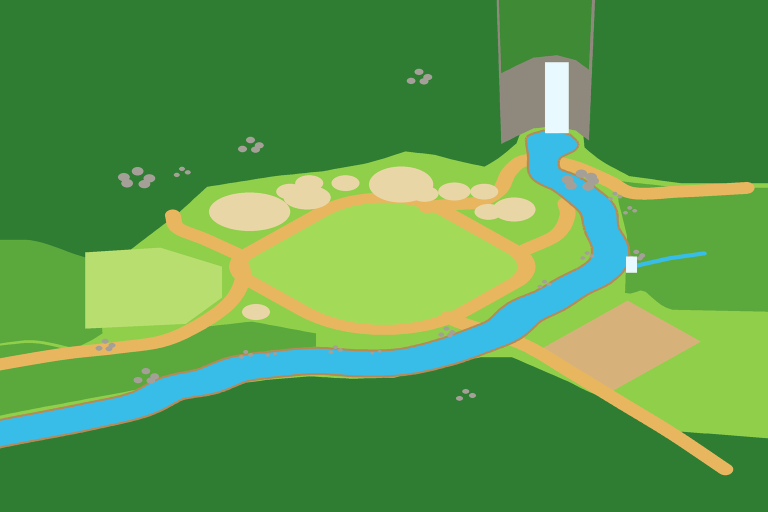
#> input picture art/backdrop/layout-v1.png, 1536 x 1024 px (shown at 1/2 size)
$ python recolor-layout.py
#> lines starting #> are read from the running program, lines starting #| are printed output that depends on the picture; after the words box and inside, x2 and y2 are one past the last pixel; in counts of white or black regions, pixels touching at a corner belong together
# Makes 1-layout.png from layout-v1.png, the layout where the painting had every tree, rock and flower in it.
# In 1-layout.png the painting keeps only the ground and the dense forest at the back and the sides: the open
# woodland and the forest at the front (past the river) become bare forest floor, and the boulders along the river
# and among the front trees are taken out. The game adds those trees, bushes, flowers and rocks in 3D.
#
#   python3 recolor-layout.py
import json
from pathlib import Path

import numpy as np
from PIL import Image, ImageDraw
from scipy import ndimage

HERE = Path(__file__).parent

# The colours layout-v1.png is drawn in. Its edges are smoothed, so a pixel there is a mix of two of them.
PALETTE = {
    'dense': '#2f7d33', 'grass': '#8fcf4a', 'medium': '#5ba83c', 'lawn': '#a3db58', 'river': '#37bde8',
    'riverEdge': '#b78955', 'road': '#e8b65f', 'meadow': '#b9de70', 'pad': '#e9d6a6', 'fields': '#d6b27a',
    'clifftop': '#3e8a35', 'cliff': '#8f897d', 'falls': '#e8f9ff', 'rock': '#a4a098',
}
FOREST_FLOOR = '#7d8c3c'
# The boulder clusters kept in the painting, by their index in layout-marks.json's rocks (ROCKS in valleyMap.js):
# the outcrops in the forest at the back.
KEEP_ROCKS = {0, 1, 2, 3}


def rgb(hex_):
    return np.array([int(hex_[i:i + 2], 16) for i in (1, 3, 5)], float)


def polygon_mask(size, points, grow=0):
    img = Image.new('L', size, 0)
    ImageDraw.Draw(img).polygon([tuple(p) for p in points], fill=1)
    m = np.array(img, bool)
    return ndimage.binary_dilation(m, iterations=grow) if grow else m


def recolor(px, labels, names, where, old, new):
    """Shifts `old` to `new` inside `where`, and the share of `old` in the smoothed pixels along its edge."""
    a, b_new = rgb(PALETTE[old]), rgb(new)
    k = names.index(old)
    is_old = (labels == k) & where
    near = ndimage.binary_dilation(is_old, iterations=2) & where
    # Each pixel near the edge mixes `old` with the nearest colour that is not `old`.
    dist, idx = ndimage.distance_transform_edt(labels == k, return_indices=True)
    other = np.where(labels == k, labels[idx[0], idx[1]], labels)
    pal = np.stack([rgb(PALETTE[n]) for n in names])
    b = pal[other]
    ab = a - b
    w = np.clip(((px - b) * ab).sum(-1) / np.maximum((ab * ab).sum(-1), 1), 0, 1)
    w = np.where((labels == k) & (dist > 3), 1.0, w)
    w = np.where(other == k, 1.0, w)
    px[near] += w[near, None] * (b_new - a)


def main():
    marks = json.loads((HERE / 'layout-marks.json').read_text())
#> (reads art/backdrop/layout-marks.json from the repository)
    src = Image.open(HERE / 'layout-v1.png').convert('RGB')
#> src is the input picture: PIL image 1536x1024 RGB; mean R, G, B 90.8, 154.9, 76.2
    size = src.size
#> size = (1536, 1024)
    px = np.array(src, float)
    names = list(PALETTE)
    pal = np.stack([rgb(PALETTE[n]) for n in names])
    dist2 = np.stack([((px - c) ** 2).sum(-1) for c in pal], axis=-1)
    labels = np.argmin(dist2, axis=-1)
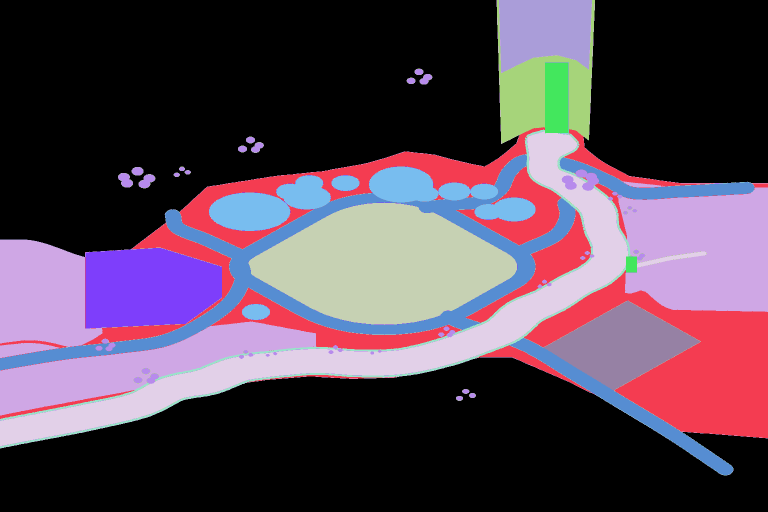
#> labels: shape (1024, 1536) int64 (shown at 1/2 size); 14 distinct labels, from 0 to 13; one colour per label, 0 black
    pure = dist2.min(-1) < 10 ** 2  # one colour, not a mix along an edge
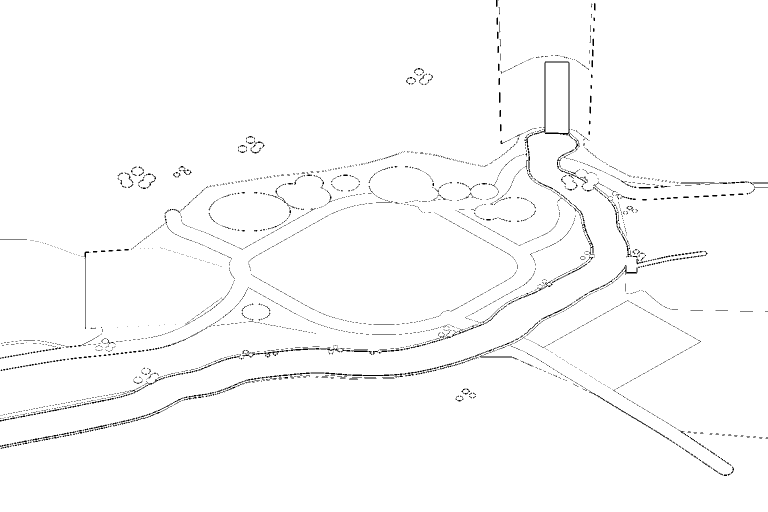
#> pure: shape (1024, 1536) bool (shown at 1/2 size); 98.5% white; black in thin lines or dots

    everywhere = np.ones(labels.shape, bool)
    recolor(px, labels, names, everywhere, 'medium', FOREST_FLOOR)
#> in recolor, `is_old = (labels == k) & where`: is_old: shape (1024, 1536) bool; 9% white; 611 white regions (600 under 20 px), largest, box (x1, y1, x2, y2) and area: (1236, 375, 1536, 624) 60798, (0, 643, 632, 831) 43033, (0, 480, 205, 694) 33933
#> in recolor, `near = ndimage.binary_dilation(is_old, iterations=2) & where`: near: shape (1024, 1536) bool; 10.2% white; 233 white regions (72 under 20 px), largest, box (x1, y1, x2, y2) and area: (1234, 373, 1536, 626) 63193, (0, 641, 634, 833) 45823, (0, 478, 207, 718) 37664
#> in recolor, `other = np.where(labels == k, labels[idx[0], idx[1]], labels)`: other: shape (1024, 1536) int64; 13 distinct labels, from 0 to 13
    front = polygon_mask(size, marks['dense'][1], grow=4)
#> in polygon_mask, `img = Image.new('L', size, 0)`: img: PIL image 1536x1024 L; every value is 0
#> in polygon_mask, `ImageDraw.Draw(img).polygon([tuple(p) for p in points], fill=1)`: img: PIL image 1536x1024 L; values 0 (black) and 1 (white), 22.4% white; 1 white region, box (x1, y1, x2, y2) and area: (0, 714, 1536, 1024) 352399
#> in polygon_mask, `return ndimage.binary_dilation(m, iterations=grow) if grow else m`: returned value: shape (1024, 1536) bool; 22.8% white; 1 white region, box (x1, y1, x2, y2) and area: (0, 710, 1536, 1024) 358543
    recolor(px, labels, names, front, 'dense', FOREST_FLOOR)
#> call 2 of recolor, with old = 'dense', new = '#7d8c3c'
#> in recolor (call 2), `is_old = (labels == k) & where`: is_old: shape (1024, 1536) bool; 21.5% white; 1 white region, box (x1, y1, x2, y2) and area: (0, 715, 1536, 1024) 338338
#> in recolor (call 2), `near = ndimage.binary_dilation(is_old, iterations=2) & where`: near: shape (1024, 1536) bool; 21.7% white; 1 white region, box (x1, y1, x2, y2) and area: (0, 713, 1536, 1024) 342019
#> in recolor (call 2), `dist, idx = ndimage.distance_transform_edt(labels == k, return_indices..`:
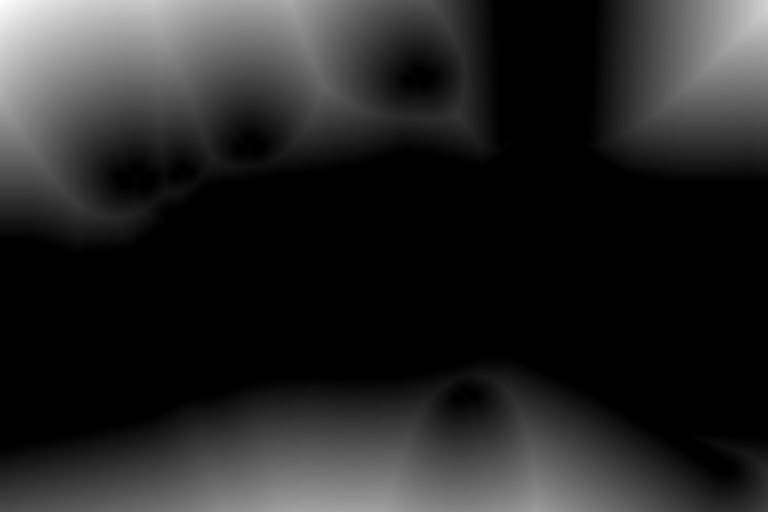
#> dist: shape (1024, 1536) float64 (shown at 1/2 size); min 0, max 421.9, mean 62.4; drawn with min black and max white
#> in recolor (call 2), `other = np.where(labels == k, labels[idx[0], idx[1]], labels)`:
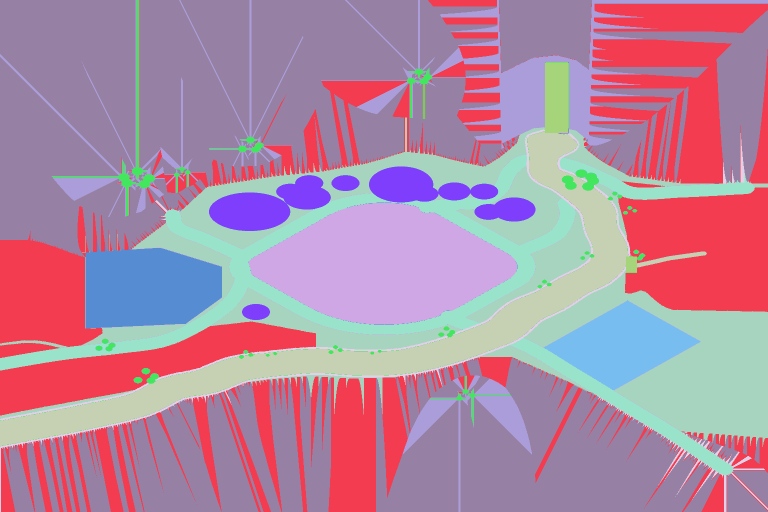
#> other: shape (1024, 1536) int64 (shown at 1/2 size); 13 distinct labels, from 1 to 13; one colour per label, 0 black
#> in recolor (call 2), `ab = a - b`:
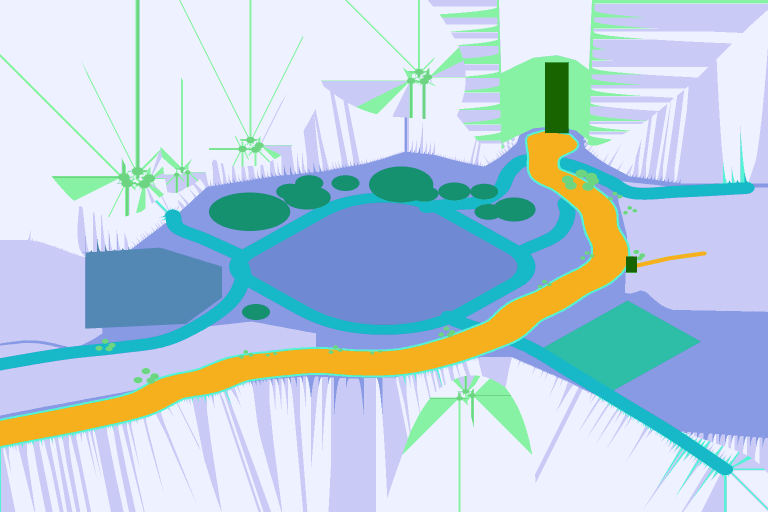
#> ab: shape (1024, 1536, 3) float64 (shown at 1/2 size); mean of channels 0, 1, 2 -58.62, -40.84, -29.55; drawn with min black and max white

    # Take the boulders out: fill each from the land round it, then draw the river back over the ones on its banks.
    yy, xx = np.mgrid[0:size[1], 0:size[0]]
    zone = np.zeros(labels.shape, bool)
    for i, (x, y, spread, _) in enumerate(marks['rocks']):
        if i not in KEEP_ROCKS:
            zone |= (xx - x) ** 2 + (yy - y) ** 2 < (spread + 28) ** 2
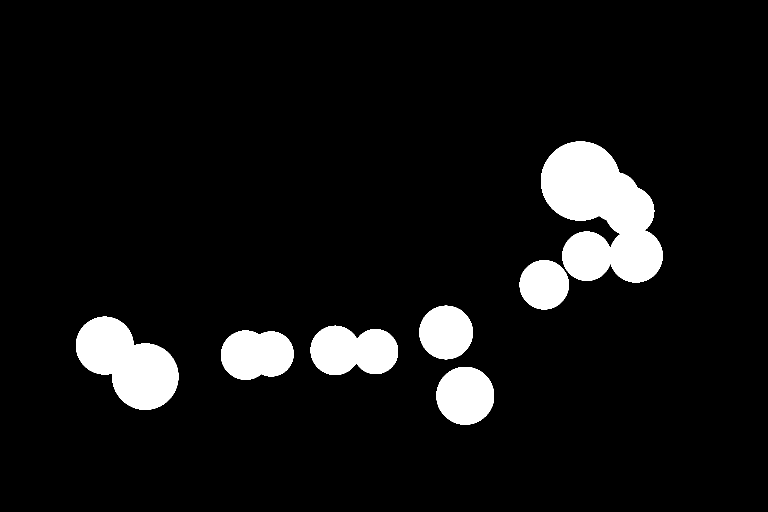
#> zone: shape (1024, 1536) bool (shown at 1/2 size); 7.6% white; 7 white regions, largest, box (x1, y1, x2, y2) and area: (1082, 283, 1326, 565) 43761, (152, 633, 357, 820) 23309, (621, 651, 796, 750) 13583
    is_ = lambda *ns: np.isin(labels, [names.index(n) for n in ns])
    in_river = polygon_mask(size, marks['river'])
#> in polygon_mask (call 2), `ImageDraw.Draw(img).polygon([tuple(p) for p in points], fill=1)`: img: PIL image 1536x1024 L; values 0 (black) and 1 (white), 5.5% white; 1 white region, box (x1, y1, x2, y2) and area: (0, 262, 1257, 893) 86845
    # Not the waterfalls, nor the stream feeding the small one (water outside the river's banks).
    rock = ndimage.binary_dilation(is_('rock'), iterations=2) & zone & ~is_('falls') & ~(is_('river') & ~in_river)
#> rock: shape (1024, 1536) bool; 0.64% white; 95 white regions (26 under 20 px), largest, box (x1, y1, x2, y2) and area: (1149, 337, 1200, 384) 1394, (1121, 343, 1156, 382) 793, (291, 745, 329, 771) 510
    land = pure & ~rock & ~is_('river', 'riverEdge', 'rock', 'falls', 'cliff')
#> land: shape (1024, 1536) bool; 90.4% white; 1851 black regions (1735 under 20 px), largest, box (x1, y1, x2, y2) and area: (0, 0, 1415, 898) 134334, (276, 347, 312, 378) 656, (235, 345, 267, 376) 650
    _, idx = ndimage.distance_transform_edt(~land, return_indices=True)
    px[rock] = px[idx[0][rock], idx[1][rock]]

    edge = np.median(px[(labels == names.index('riverEdge'))], axis=0)
#> edge = [181, 138, 87]
    s = 4  # drawn 4 times larger, then shrunk, for smooth edges
    layer = Image.new('RGBA', (size[0] * s, size[1] * s), (0, 0, 0, 0))
#> layer: PIL image 6144x4096 RGBA; every value is 0
    draw = ImageDraw.Draw(layer)
    pts = [(x * s, y * s) for x, y in marks['river']]
    draw.line(pts + [pts[0]], fill=tuple(int(c) for c in edge) + (255,), width=6 * s, joint='curve')
    draw.polygon(pts, fill=PALETTE['river'])
    for _, foot, top, width in marks['falls']:
        draw.rectangle([(foot[0] - width / 2) * s, top[1] * s, (foot[0] + width / 2) * s, foot[1] * s], fill=PALETTE['falls'])
    layer = np.array(layer.resize(size, Image.BOX), float)
#> layer: shape (1024, 1536, 4) float64
    redraw = ndimage.binary_dilation(rock, iterations=3)
#> redraw: shape (1024, 1536) bool; 1.3% white; 31 white regions, largest, box (x1, y1, x2, y2) and area: (1118, 334, 1203, 387) 3058, (262, 731, 360, 781) 1968, (650, 685, 799, 714) 1779
    alpha = layer[:, :, 3:] / 255 * redraw[:, :, None]
    px = px * (1 - alpha) + layer[:, :, :3] * alpha

    Image.fromarray(np.clip(px + 0.5, 0, 255).astype(np.uint8)).save(HERE / '1-layout.png')
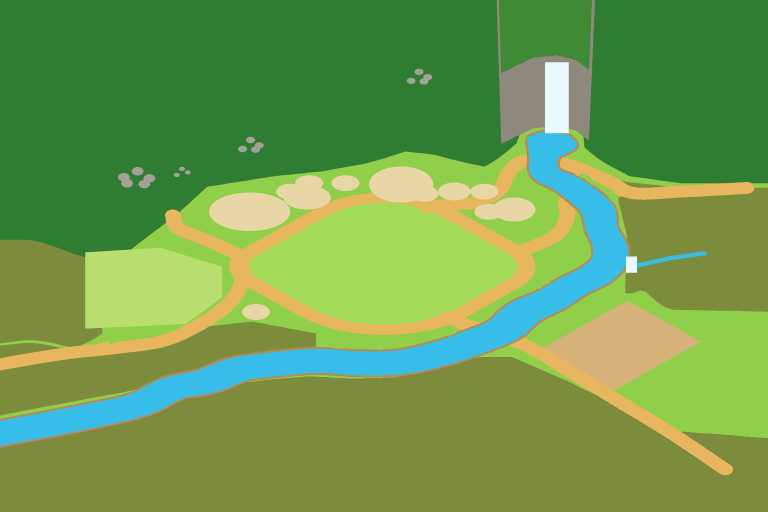
#> saved as 1-layout.png: PIL image 1536x1024 RGB (shown at 1/2 size); mean R, G, B 110.6, 155.6, 78


if __name__ == '__main__':
    main()
